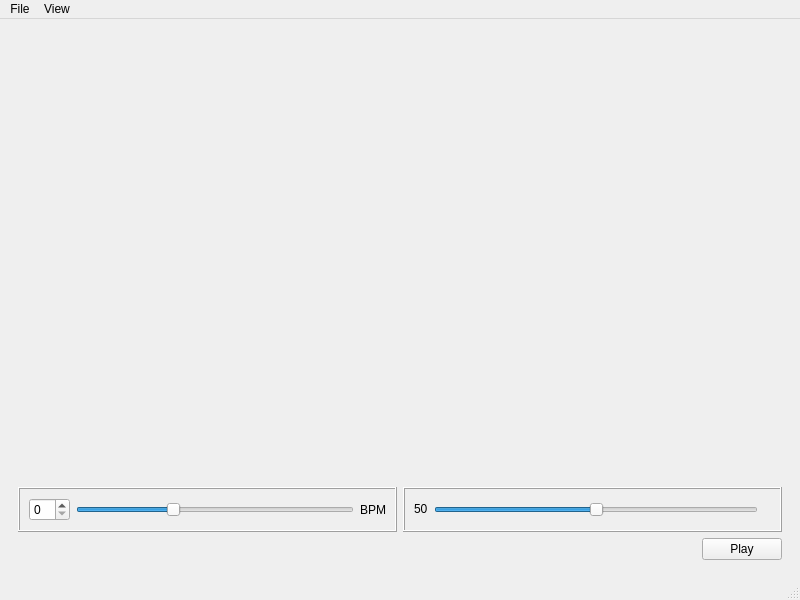
<?xml version="1.0" encoding="UTF-8"?>
<ui version="4.0">
 <class>MainWindow</class>
 <widget class="QMainWindow" name="MainWindow">
  <property name="geometry">
   <rect>
    <x>0</x>
    <y>0</y>
    <width>800</width>
    <height>600</height>
   </rect>
  </property>
  <property name="windowTitle">
   <string>MainWindow</string>
  </property>
  <widget class="QWidget" name="centralwidget">
   <property name="enabled">
    <bool>true</bool>
   </property>
   <property name="sizePolicy">
    <sizepolicy hsizetype="Maximum" vsizetype="Maximum">
     <horstretch>0</horstretch>
     <verstretch>0</verstretch>
    </sizepolicy>
   </property>
   <layout class="QVBoxLayout" name="verticalLayout_3">
    <item>
     <layout class="QVBoxLayout" name="verticalLayout">
      <property name="bottomMargin">
       <number>0</number>
      </property>
      <item>
       <widget class="MusicPdfViewer" name="pdfView" native="true">
        <property name="sizePolicy">
         <sizepolicy hsizetype="Preferred" vsizetype="Expanding">
          <horstretch>0</horstretch>
          <verstretch>0</verstretch>
         </sizepolicy>
        </property>
       </widget>
      </item>
      <item>
       <widget class="QFrame" name="controlPanelFrame">
        <layout class="QVBoxLayout" name="verticalLayout_4">
         <item>
          <layout class="QHBoxLayout" name="horizontalLayout">
           <item>
            <widget class="QFrame" name="metronomeFrame">
             <property name="sizePolicy">
              <sizepolicy hsizetype="Preferred" vsizetype="Fixed">
               <horstretch>0</horstretch>
               <verstretch>0</verstretch>
              </sizepolicy>
             </property>
             <property name="frameShape">
              <enum>QFrame::Box</enum>
             </property>
             <property name="frameShadow">
              <enum>QFrame::Raised</enum>
             </property>
             <layout class="QVBoxLayout" name="verticalLayout_2">
              <item>
               <layout class="QHBoxLayout" name="horizontalLayout_2">
                <item>
                 <widget class="QSpinBox" name="metronomeSpinBox"/>
                </item>
                <item>
                 <widget class="QSlider" name="metronomeSlider">
                  <property name="minimum">
                   <number>40</number>
                  </property>
                  <property name="maximum">
                   <number>216</number>
                  </property>
                  <property name="sliderPosition">
                   <number>100</number>
                  </property>
                  <property name="orientation">
                   <enum>Qt::Horizontal</enum>
                  </property>
                 </widget>
                </item>
                <item>
                 <widget class="QLabel" name="BPMLabel">
                  <property name="text">
                   <string>BPM</string>
                  </property>
                 </widget>
                </item>
               </layout>
              </item>
             </layout>
            </widget>
           </item>
           <item>
            <widget class="QFrame" name="volumeFrame">
             <property name="sizePolicy">
              <sizepolicy hsizetype="Preferred" vsizetype="Preferred">
               <horstretch>0</horstretch>
               <verstretch>0</verstretch>
              </sizepolicy>
             </property>
             <property name="frameShape">
              <enum>QFrame::Box</enum>
             </property>
             <property name="frameShadow">
              <enum>QFrame::Raised</enum>
             </property>
             <layout class="QHBoxLayout" name="horizontalLayout_3">
              <item>
               <widget class="QLabel" name="volumeValueLabel">
                <property name="sizePolicy">
                 <sizepolicy hsizetype="Fixed" vsizetype="Fixed">
                  <horstretch>0</horstretch>
                  <verstretch>0</verstretch>
                 </sizepolicy>
                </property>
                <property name="text">
                 <string>50</string>
                </property>
               </widget>
              </item>
              <item>
               <widget class="QSlider" name="volumeSlider">
                <property name="maximum">
                 <number>100</number>
                </property>
                <property name="sliderPosition">
                 <number>50</number>
                </property>
                <property name="orientation">
                 <enum>Qt::Horizontal</enum>
                </property>
               </widget>
              </item>
              <item>
               <widget class="QLabel" name="label">
                <property name="sizePolicy">
                 <sizepolicy hsizetype="Minimum" vsizetype="Minimum">
                  <horstretch>0</horstretch>
                  <verstretch>0</verstretch>
                 </sizepolicy>
                </property>
                <property name="maximumSize">
                 <size>
                  <width>20</width>
                  <height>20</height>
                 </size>
                </property>
                <property name="textFormat">
                 <enum>Qt::RichText</enum>
                </property>
                <property name="pixmap">
                 <pixmap resource="resource.qrc">:/icons/icons/volume.png</pixmap>
                </property>
                <property name="scaledContents">
                 <bool>true</bool>
                </property>
               </widget>
              </item>
             </layout>
            </widget>
           </item>
          </layout>
         </item>
         <item>
          <layout class="QHBoxLayout" name="horizontalLayout_5">
           <item>
            <spacer name="horizontalSpacer">
             <property name="orientation">
              <enum>Qt::Horizontal</enum>
             </property>
             <property name="sizeHint" stdset="0">
              <size>
               <width>40</width>
               <height>20</height>
              </size>
             </property>
            </spacer>
           </item>
           <item>
            <widget class="QPushButton" name="metronomeToggleButton">
             <property name="sizePolicy">
              <sizepolicy hsizetype="Fixed" vsizetype="Fixed">
               <horstretch>0</horstretch>
               <verstretch>0</verstretch>
              </sizepolicy>
             </property>
             <property name="text">
              <string>Play</string>
             </property>
            </widget>
           </item>
          </layout>
         </item>
        </layout>
       </widget>
      </item>
     </layout>
    </item>
   </layout>
  </widget>
  <widget class="QMenuBar" name="menubar">
   <property name="geometry">
    <rect>
     <x>0</x>
     <y>0</y>
     <width>800</width>
     <height>21</height>
    </rect>
   </property>
   <widget class="QMenu" name="menuFile">
    <property name="title">
     <string>File</string>
    </property>
    <addaction name="actionOpen_File"/>
    <addaction name="actionClose_File"/>
   </widget>
   <widget class="QMenu" name="menuView">
    <property name="title">
     <string>View</string>
    </property>
    <addaction name="actionZoom_In"/>
    <addaction name="actionZoom_Out"/>
    <addaction name="actionReset_Zoom"/>
    <addaction name="separator"/>
    <addaction name="actionShow_Control_Panel"/>
   </widget>
   <addaction name="menuFile"/>
   <addaction name="menuView"/>
  </widget>
  <widget class="QStatusBar" name="statusbar"/>
  <action name="actionOpen_File">
   <property name="text">
    <string>Open File</string>
   </property>
   <property name="shortcut">
    <string>Ctrl+O</string>
   </property>
  </action>
  <action name="actionClose_File">
   <property name="text">
    <string>Close File</string>
   </property>
  </action>
  <action name="actionZoom_In">
   <property name="text">
    <string>Zoom In</string>
   </property>
   <property name="shortcut">
    <string>Ctrl+=</string>
   </property>
  </action>
  <action name="actionZoom_Out">
   <property name="text">
    <string>Zoom Out</string>
   </property>
   <property name="shortcut">
    <string>Ctrl+-</string>
   </property>
  </action>
  <action name="actionReset_Zoom">
   <property name="text">
    <string>Reset Zoom</string>
   </property>
   <property name="shortcut">
    <string>Ctrl+0</string>
   </property>
  </action>
  <action name="actionShow_Control_Panel">
   <property name="checkable">
    <bool>true</bool>
   </property>
   <property name="checked">
    <bool>true</bool>
   </property>
   <property name="text">
    <string>Show Control Panel</string>
   </property>
  </action>
 </widget>
 <customwidgets>
  <customwidget>
   <class>MusicPdfViewer</class>
   <extends>QWidget</extends>
   <header>musicpdfviewer.h</header>
   <container>1</container>
  </customwidget>
 </customwidgets>
 <resources>
  <include location="resource.qrc"/>
 </resources>
 <connections/>
</ui>
